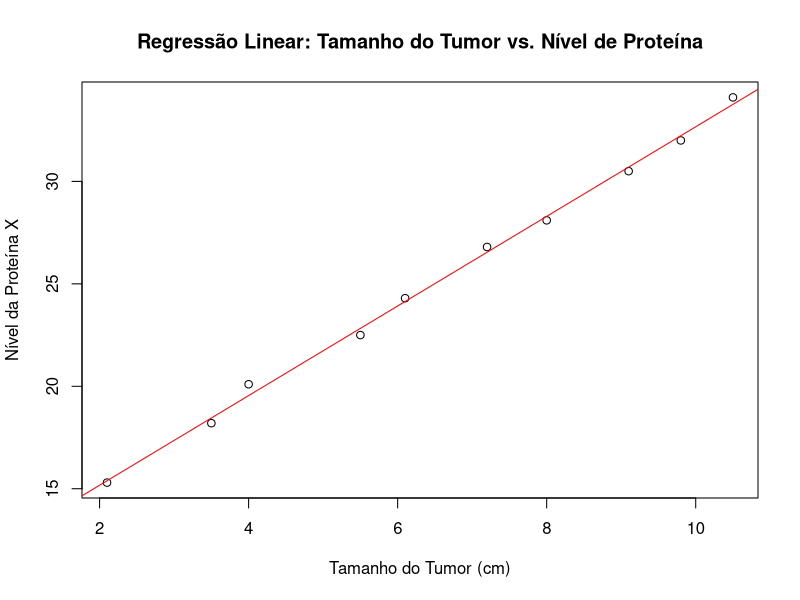

Source code (R):
# Exemplo de Regressão Linear

# Criando um conjunto de dados biológicos hipotético
dados_regressao <- data.frame(
  TamanhoTumor = c(2.1, 3.5, 4.0, 5.5, 6.1, 7.2, 8.0, 9.1, 9.8, 10.5),
  NivelProteina = c(15.3, 18.2, 20.1, 22.5, 24.3, 26.8, 28.1, 30.5, 32.0, 34.1)
)

# Construindo o modelo de regressão linear
modelo_linear <- lm(NivelProteina ~ TamanhoTumor, data = dados_regressao)

# Exibindo o resumo do modelo
summary(modelo_linear)

# Visualizando os resultados
png("reg_linear.png",width = 500, height = 300)
plot(dados_regressao$TamanhoTumor, dados_regressao$NivelProteina,
     xlab = "Tamanho do Tumor (cm)", ylab = "Nível da Proteína X",
     main = "Regressão Linear: Tamanho do Tumor vs. Nível de Proteína")
abline(modelo_linear, col = "red")
dev.off()



